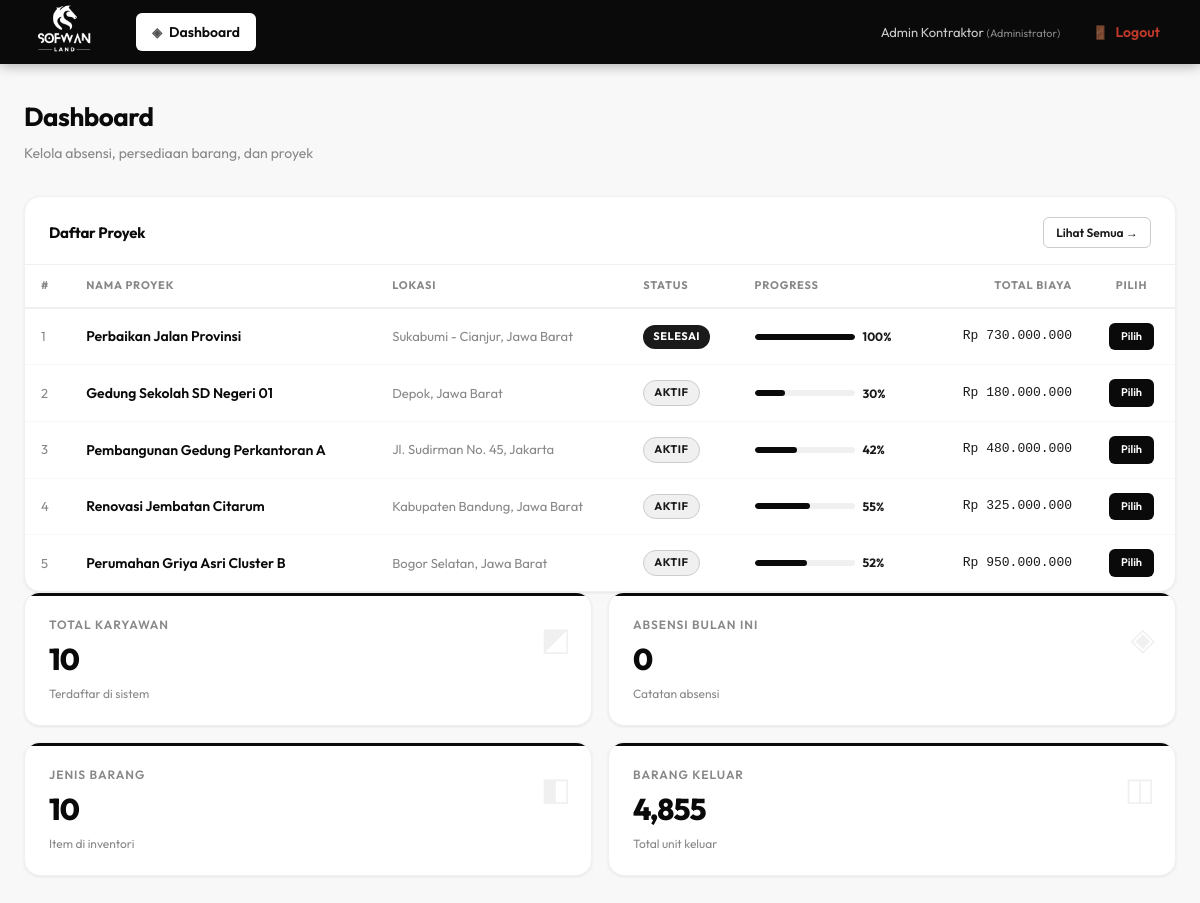
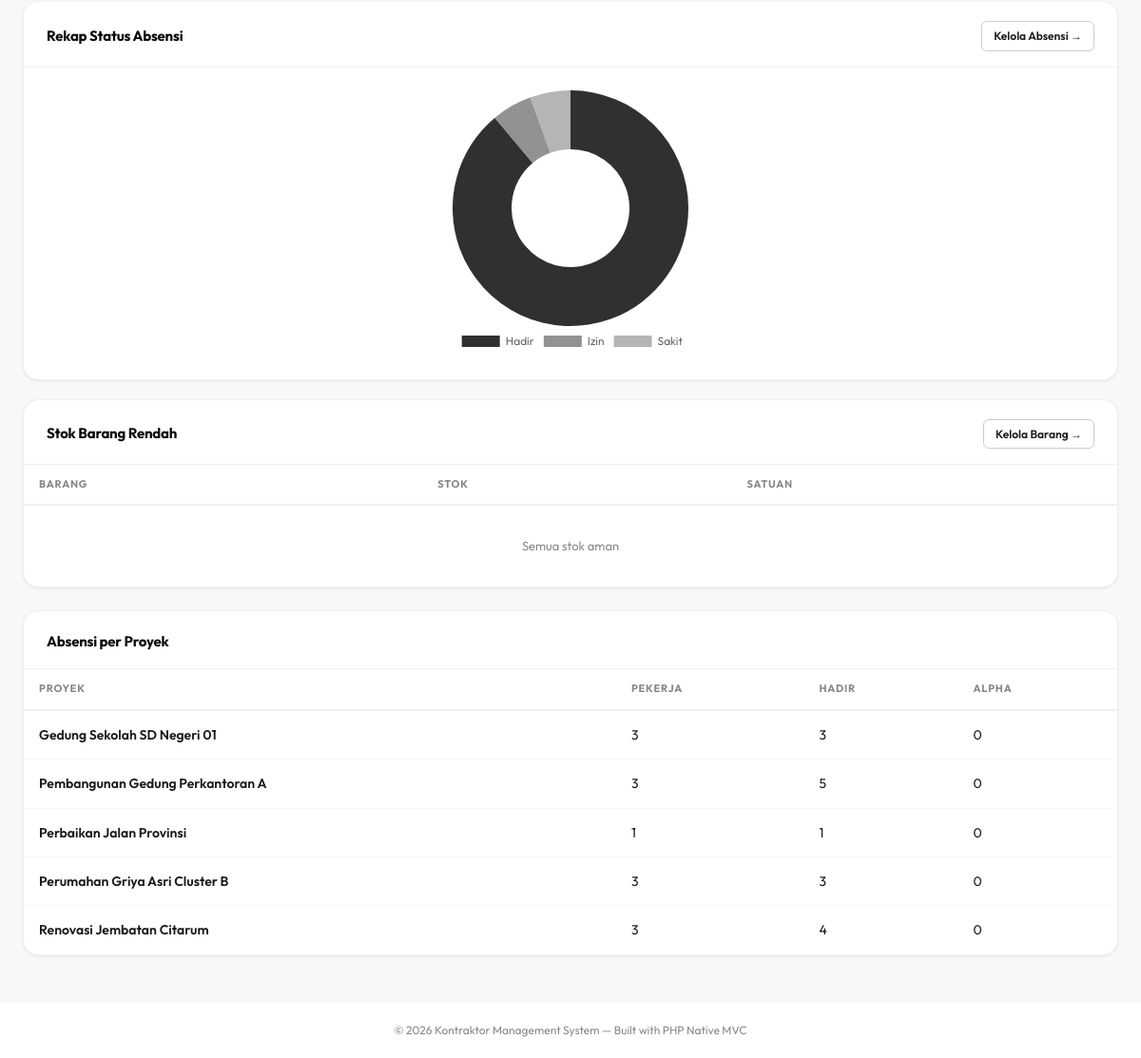
Page /index.php/public/index.php?page=dashboard (signed in) on the committed database (2 pictures, top to bottom).
### tables this page shows
CREATE TABLE IF NOT EXISTS proyek (
    id INT AUTO_INCREMENT PRIMARY KEY,
    nama_proyek VARCHAR(255) NOT NULL,
    lokasi VARCHAR(255) NOT NULL,
    tanggal_mulai DATE,
    tanggal_selesai DATE,
    nilai_kontrak DECIMAL(15,2) DEFAULT 0,
    status ENUM('aktif','selesai','pending') DEFAULT 'aktif',
    deskripsi TEXT,
    created_at TIMESTAMP DEFAULT CURRENT_TIMESTAMP
);

### app/controllers/DashboardController.php (called while the page is built, shortened)
<?php
class DashboardController {
    private $model;
    public function __construct() {
        $this->model = new DashboardModel();
    }
    public function index() {
        $role = $_SESSION['user_role'] ?? 'admin';
        $totalBarangKeluar   = $this->model->getTotalBarangKeluar();
        $daftarProyek        = $this->model->getDaftarProyek();
        $totalKaryawan       = $this->model->getTotalKaryawan();
        $totalBarang         = $this->model->getTotalBarang();
        $absensiBulanIni     = $this->model->getAbsensiBulanIni();
        $barangStokRendah    = $this->model->getBarangStokRendah();
        $absensiPerStatus    = $this->model->getAbsensiPerStatus();
        $rekapAbsensi        = $this->model->getRekapAbsensiProyek();
        $selectedProjectId   = $_SESSION['selected_project_id'] ?? null;
        require BASE_PATH . '/app/views/dashboard.php';
    }
}

### index.php (called while the page is built, shortened)
<?php
require_once __DIR__ . '/public/index.php';

### config/database.php (called while the page is built, shortened)
<?php
function getDB() {
    static $pdo = null;
    if ($pdo === null) {
        try {
            $dsn = "mysql:host=" . DB_HOST . ";dbname=" . DB_NAME . ";charset=utf8mb4";
            $pdo = new PDO($dsn, DB_USER, DB_PASS, [
                PDO::ATTR_ERRMODE            => PDO::ERRMODE_EXCEPTION,
                PDO::ATTR_DEFAULT_FETCH_MODE => PDO::FETCH_ASSOC,
                PDO::ATTR_EMULATE_PREPARES   => false,
            ]);
        } catch (PDOException $e) {
            die(json_encode(['error' => 'Koneksi database gagal: ' . $e->getMessage()]));
        }
    }
    return $pdo;
}

### app/models/DashboardModel.php (called while the page is built, shortened)
<?php
class DashboardModel {
    private $db;
    public function __construct() {
        $this->db = getDB();
    }
    public function getTotalBarangKeluar(): int {
        return (int) $this->db->query("SELECT COALESCE(SUM(jumlah), 0) FROM barang_keluar")->fetchColumn();
    }
    public function getDaftarProyek(): array {
        $sql = "
            SELECT
                p.id,
                p.nama_proyek,
                p.lokasi,
                p.status,
                p.nilai_kontrak,
                COALESCE(pr.persentase, 0) AS progress_terbaru,
                COALESCE(SUM(lk.jumlah), 0) AS total_biaya
            FROM proyek p
            LEFT JOIN (
                SELECT id_proyek, persentase
                FROM progress
                WHERE (id_proyek, tanggal) IN (
                    SELECT id_proyek, MAX(tanggal) FROM progress GROUP BY id_proyek
                )
            ) pr ON pr.id_proyek = p.id
            LEFT JOIN laporan_keuangan lk ON lk.id_proyek = p.id AND lk.tipe = 'pengeluaran'
            GROUP BY p.id, p.nama_proyek, p.lokasi, p.status, p.nilai_kontrak, pr.persentase
            ORDER BY p.created_at DESC
        ";
        return $this->db->query($sql)->fetchAll();
    }
    public function getTotalKaryawan(): int {
        return (int) $this->db->query("SELECT COUNT(*) FROM karyawan")->fetchColumn();
    }
    public function getTotalBarang(): int {
        return (int) $this->db->query("SELECT COUNT(*) FROM barang")->fetchColumn();
    }
    public function getAbsensiBulanIni(): int {
        return (int) $this->db->query("
            SELECT COUNT(*) FROM absensi
            WHERE YEAR(tanggal) = YEAR(CURDATE()) AND MONTH(tanggal) = MONTH(CURDATE())
        ")->fetchColumn();
    }
    public function getAbsensiPerStatus(): array {
        return $this->db->query("
            SELECT status, COUNT(*) AS jumlah
            FROM absensi
            GROUP BY status
        ")->fetchAll();
    }
    public function getRekapAbsensiProyek(): array {
        return $this->db->query("
            SELECT p.nama_proyek,
                COUNT(DISTINCT a.id_karyawan) AS total_pekerja,
                SUM(CASE WHEN a.status = 'hadir' THEN 1 ELSE 0 END) AS hadir,
                SUM(CASE WHEN a.status = 'alpha' THEN 1 ELSE 0 END) AS alpha
            FROM proyek p
            LEFT JOIN absensi a ON a.id_proyek = p.id
            GROUP BY p.id, p.nama_proyek
            ORDER BY p.nama_proyek ASC
            LIMIT 6
        ")->fetchAll();
    }
}

### app/views/dashboard.php (the view, shortened to what this page needs)
<?php require BASE_PATH . '/app/views/layouts/header.php'; ?>
<?php
$selectedProjectId = $selectedProjectId ?? null;
?>
<div class="card">
    <div class="card-header">
        <span class="card-title">Daftar Proyek</span>
        <a href="<?= BASE_URL ?>/public/index.php?page=proyek" class="btn btn-secondary btn-sm">Lihat Semua →</a>
    </div>
    <div class="table-wrap">
        <table>
            <thead>
                <tr>
                    <th>#</th>
                    <th>Nama Proyek</th>
                    <th>Lokasi</th>
                    <th>Status</th>
                    <th>Progress</th>
                    <th class="text-right">Total Biaya</th>
                    <th class="text-center">Pilih</th>
                </tr>
            </thead>
            <tbody>
                <?php if (empty($daftarProyek)): ?>
                <tr><td colspan="7" class="text-center text-muted" style="padding:40px">Belum ada data proyek</td></tr>
                <?php else: ?>
                <?php foreach ($daftarProyek as $i => $p): ?>
                <tr>
                    <td class="text-muted"><?= $i + 1 ?></td>
                    <td>
                        <a href="<?= BASE_URL ?>/public/index.php?page=proyek&action=detail&id=<?= $p['id'] ?>"
                           style="color:var(--black);font-weight:600;text-decoration:none;">
                            <?= htmlspecialchars($p['nama_proyek']) ?>
                        </a>
                    </td>
                    <td class="text-muted"><?= htmlspecialchars($p['lokasi']) ?></td>
                    <td>
                        <span class="badge badge-<?= $p['status'] ?>">
                            <?= ucfirst($p['status']) ?>
                        </span>
                    </td>
                    <td>
                        <div class="flex">
                            <div class="progress-bar-wrap">
                                <div class="progress-bar-fill" data-width="<?= $p['progress_terbaru'] ?>"></div>
                            </div>
                            <span class="progress-label"><?= $p['progress_terbaru'] ?>%</span>
                        </div>
                    </td>
                    <td class="text-right font-mono" style="font-size:13px">
                        Rp <?= number_format($p['total_biaya'], 0, ',', '.') ?>
                    </td>
                    <td class="text-center">
                        <?php $isSelected = ($selectedProjectId === (int)$p['id']); ?>
                        <?php if ($isSelected): ?>
                            <a href="<?= BASE_URL ?>/public/index.php?page=dashboard&action=clearProject"
                               class="btn btn-secondary btn-sm"
                               style="background:#7f8c8d; color:white; text-decoration:none; font-size:11px;">
                               ✓ Aktif — Batalkan
                            </a>
                        <?php else: ?>
                            <a href="<?= BASE_URL ?>/public/index.php?page=dashboard&action=selectProject&id=<?= $p['id'] ?>"
                               class="btn btn-primary btn-sm"
                               style="text-decoration:none; font-size:11px;">
                               Pilih
                            </a>
                        <?php endif; ?>
                    </td>
                </tr>
                <?php endforeach; ?>
                <?php endif; ?>
            </tbody>
        </table>
    </div>
</div>
<?php if ($role !== 'manager'):  ?>
<div class="stats-grid">
    <div class="stat-card">
        <div class="stat-label">Total Karyawan</div>
        <div class="stat-value"><?= $totalKaryawan ?></div>
        <div class="stat-trend">Terdaftar di sistem</div>
        <div class="stat-icon">◩</div>
    </div>
    <div class="stat-card">
        <div class="stat-label">Absensi Bulan Ini</div>
        <div class="stat-value"><?= $absensiBulanIni ?></div>
        <div class="stat-trend">Catatan absensi</div>
        <div class="stat-icon">◈</div>
    </div>
    <div class="stat-card">
        <div class="stat-label">Jenis Barang</div>
        <div class="stat-value"><?= $totalBarang ?></div>
        <div class="stat-trend">Item di inventori</div>
        <div class="stat-icon">◧</div>
    </div>
    <div class="stat-card">
        <div class="stat-label">Barang Keluar</div>
        <div class="stat-value"><?= number_format($totalBarangKeluar) ?></div>
        <div class="stat-trend">Total unit keluar</div>
        <div class="stat-icon">◫</div>
    </div>
</div>
<div class="charts-grid">
    <div class="card">
        <div class="card-header">
            <span class="card-title">Rekap Status Absensi</span>
            <a href="<?= BASE_URL ?>/public/index.php?page=absensi" class="btn btn-secondary btn-sm">Kelola Absensi →</a>
        </div>
        <div class="card-body">
            <div class="chart-container">
                <canvas id="chartAbsensi"></canvas>
            </div>
        </div>
    </div>
    <div class="card">
        <div class="card-header">
            <span class="card-title">Stok Barang Rendah</span>
            <a href="<?= BASE_URL ?>/public/index.php?page=barang" class="btn btn-secondary btn-sm">Kelola Barang →</a>
        </div>
        <div class="card-body" style="padding:0">
            <div class="table-wrap">
                <table>
                    <thead>
                        <tr>
                            <th>Barang</th>
                            <th>Stok</th>
                            <th>Satuan</th>
                        </tr>
                    </thead>
                    <tbody>
                        <?php if (empty($barangStokRendah)): ?>
                        <tr><td colspan="3" class="text-center text-muted" style="padding:32px">Semua stok aman</td></tr>
                        <?php endif; ?>
                    </tbody>
                </table>
            </div>
        </div>
    </div>
</div>
<div class="card">
    <div class="card-header">
        <span class="card-title">Absensi per Proyek</span>
    </div>
    <div class="table-wrap">
        <table>
            <thead>
                <tr>
                    <th>Proyek</th>
                    <th>Pekerja</th>
                    <th>Hadir</th>
                    <th>Alpha</th>
                </tr>
            </thead>
            <tbody>
                <?php if (empty($rekapAbsensi)): ?>
                <tr><td colspan="4" class="text-center text-muted" style="padding:40px">Belum ada data absensi</td></tr>
                <?php else: ?>
                <?php foreach ($rekapAbsensi as $r): ?>
                <tr>
                    <td style="font-weight:600"><?= htmlspecialchars($r['nama_proyek']) ?></td>
                    <td><?= (int) $r['total_pekerja'] ?></td>
                    <td><?= (int) $r['hadir'] ?></td>
                    <td><?= (int) $r['alpha'] ?></td>
                </tr>
                <?php endforeach; ?>
                <?php endif; ?>
            </tbody>
        </table>
    </div>
</div>
<script>
(function() {
    const raw = <?= json_encode($absensiPerStatus) ?>;
    const labelMap = { hadir: 'Hadir', izin: 'Izin', sakit: 'Sakit', alpha: 'Alpha' };
    const colors = {
        hadir: 'rgba(26,26,26,0.9)',
        izin: 'rgba(100,100,100,0.7)',
        sakit: 'rgba(150,150,150,0.7)',
        alpha: 'rgba(200,80,80,0.8)',
    };
    const labels = raw.map(r => labelMap[r.status] || r.status);
    const data = raw.map(r => parseInt(r.jumlah));
    const bg = raw.map(r => colors[r.status] || 'rgba(26,26,26,0.5)');
    new Chart(document.getElementById('chartAbsensi'), {
        type: 'doughnut',
        data: {
            labels,
            datasets: [{ data, backgroundColor: bg, borderWidth: 0 }]
        },
        options: {
            responsive: true,
            maintainAspectRatio: false,
            plugins: {
                legend: { position: 'bottom', labels: { font: { family: 'Outfit', size: 12 } } }
            }
        }
    });
})();
</script>
<?php endif; ?>
<?php require BASE_PATH . '/app/views/layouts/footer.php'; ?>

### rows in the picture
proyek: nama_proyek "Perbaikan Jalan Provinsi", lokasi "Sukabumi - Cianjur, Jawa Barat", status "SELESAI", progress_terbaru "100", total_biaya "730.000.000"
proyek: nama_proyek "Gedung Sekolah SD Negeri 01", lokasi "Depok, Jawa Barat", status "AKTIF", progress_terbaru "30", total_biaya "180.000.000"
proyek: nama_proyek "Pembangunan Gedung Perkantoran A", lokasi "Jl. Sudirman No. 45, Jakarta", status "AKTIF", progress_terbaru "42", total_biaya "480.000.000"
proyek: nama_proyek "Renovasi Jembatan Citarum", lokasi "Kabupaten Bandung, Jawa Barat", status "AKTIF", progress_terbaru "55", total_biaya "325.000.000"
proyek: nama_proyek "Perumahan Griya Asri Cluster B", lokasi "Bogor Selatan, Jawa Barat", status "AKTIF", progress_terbaru "52", total_biaya "950.000.000"

### other values in the picture
$item['icon'] "◈"
$item['label'] "Dashboard"
$_SESSION['nama'] "Admin Kontraktor"
getRoleLabel() "Administrator"
$pageTitle "Dashboard"
$pageSubtitle "Kelola absensi, persediaan barang, dan proyek"
$totalKaryawan "10"
$absensiBulanIni "0"
$totalBarang "10"
$totalBarangKeluar "4,855"
$r['nama_proyek'] "Gedung Sekolah SD Negeri 01"
$r['total_pekerja'] "3"
$r['hadir'] "3"
$r['alpha'] "0"
$r['nama_proyek'] "Pembangunan Gedung Perkantoran A"
